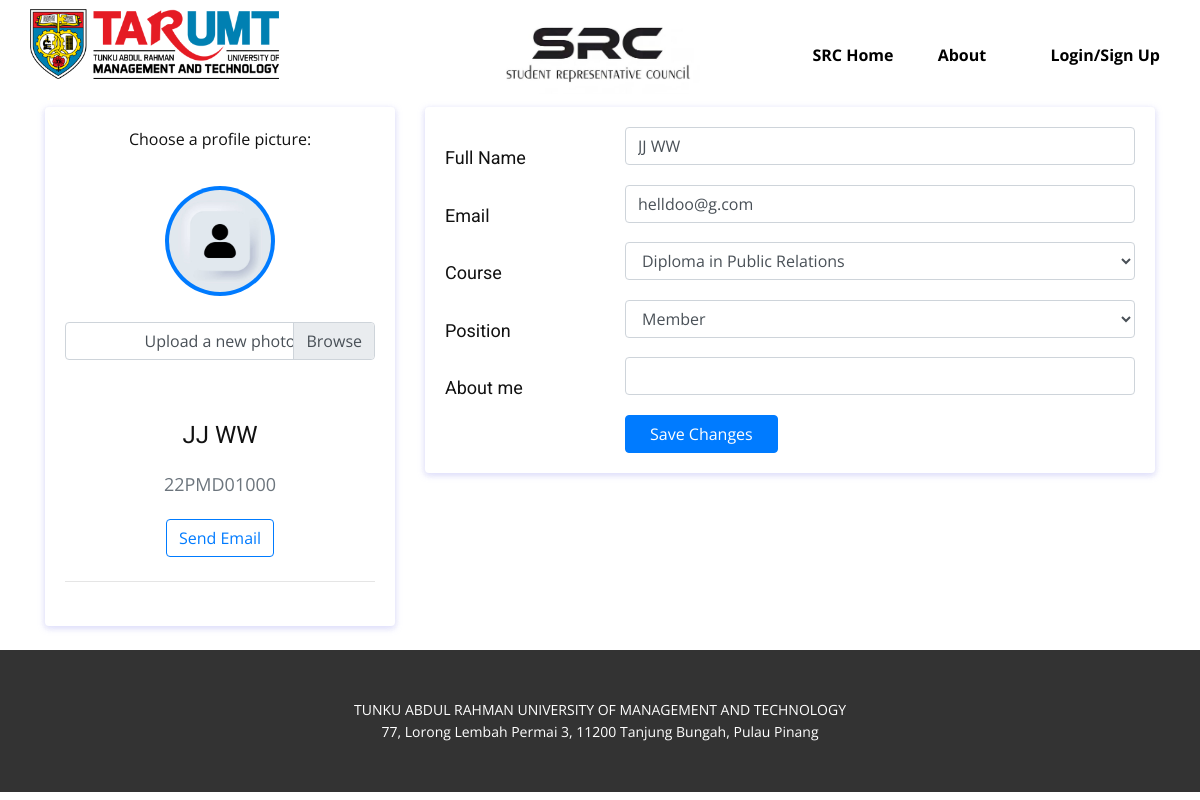
Page /Edit-Profile2.php?studentid=22PMD01000 on the committed database.
### tables this page shows
CREATE TABLE `student` (
  `studentid` varchar(10) NOT NULL,
  `studentname` varchar(50) NOT NULL,
  `studentemail` varchar(40) NOT NULL,
  `studentpass` varchar(16) NOT NULL,
  `studentgender` varchar(1) NOT NULL,
  `role` varchar(5) NOT NULL DEFAULT 'user',
  `studentcourse` varchar(20) NOT NULL,
  `studentyear` varchar(5) NOT NULL,
  `studentsem` varchar(10) NOT NULL,
  `sposition` varchar(20) NOT NULL DEFAULT 'Member',
  `pfp` varchar(255) NOT NULL DEFAULT 'profile.jpg',
  `aboutme` text NOT NULL
);

### config/db.php (called while the page is built, shortened)
<?php
function getcourse(){
    return array (
        "DCS" => "Diploma in Computer Science",
        "DIT" => "Diploma in Information Technology",
        "DIS" => "Diploma in Information System",
        "RSE" => "Degree in Software Engineering",
        "RIT" => "Degree in Information Technology",
        "RIS" => "Degree in Information Security",
        "RCS" => "Degree in Computer Science",
        "DBA" => "Diploma in Business Administration",
        "DAC" => "Diploma in Accounting",
        "DIB" => "Diploma in International Business",
        "RBA" => "Degree in Business Administration",
        "RAC" => "Degree in Accounting",
        "RIB" => "Degree in International Business",
        "DQS" => "Diploma in Quantity Surverying",
        "DBC" => "Diploma in Broadcast Communication",
        "DPR" => "Diploma in Public Relations",
        "DEE" => "Diploma in Electrical Engineering",
        "RQS" => "Degree in Quantity Surverying",
        "RBC" => "Degree in Broadcast Communication",
        "RPR" => "Degree in Public Relations",
        "REE" => "Degree in Electrical Engineering",
    );
}

### Edit-Profile2.php (the view, shortened to what this page needs)
<?php
include "config/db.php";
$studentid = $_GET['studentid'];
?>
<!DOCTYPE html>
<html lang="en">
<head>
<link href="https://cdn.jsdelivr.net/npm/bootstrap@4.5.0/dist/css/bootstrap.min.css" rel="stylesheet">
<link rel="stylesheet" href="css/Edit-Profile2.css" media="screen">
<?php
include_once 'header.php';
?>
</head>
<body>
<form action="" method="post" enctype="multipart/form-data">
<?php
$sql = "SELECT * FROM student WHERE studentid = '$studentid'";
$result = mysqli_query($conn, $sql);
$row = mysqli_fetch_assoc($result);
?>
<div class="container">
<div class="main-body">
<div class="row">
<div class="col-lg-4">
<div class="card">
<div class="card-body">
<div class="d-flex flex-column align-items-center text-center">
<label for="pfp">Choose a profile picture:</label>
<br>
<img src="images/<?php echo $row['pfp']; ?>" class="rounded-circle p-1 bg-primary" width="110" alt="<?php echo $row['pfp']; ?>">
<br>
<div class="input-group">
    <div class="custom-file">
        <label class="custom-file-label" for="pfp">Upload a new photo</label>
    </div>
</div>
<br>
<div class="mt-3">
<h4>
    <?php
    echo $row['studentname'];
    ?>
</h4>
<p class="text-secondary mb-1">
    <?php
    echo $row['studentid'];
    ?>
</p>
<button class="btn btn-outline-primary" onclick="location.href='mailto:<?php $row['studentemail'] ?>'">Send Email</button>
</div>
</div>
<hr class="my-4">
</div>
</div>
</div>
<div class="col-lg-8">
<div class="card">
<div class="card-body">
<div class="row mb-3">
<div class="col-sm-3">
<h6 class="mb-0">Full Name</h6>
</div>
<div class="col-sm-9 text-secondary">
<input type="text" class="form-control" id="studentname" name="studentname"
value=
"<?php
echo $row['studentname'];
?>">
</div>
</div>
<div class="row mb-3">
<div class="col-sm-3">
<h6 class="mb-0">Email</h6>
</div>
<div class="col-sm-9 text-secondary">
<input type="email" class="form-control" id="studentemail" name="studentemail" oninput="validateEmail()"
value="<?php echo $row['studentemail']; ?>">
</div>
</div>
<div class="row mb-3">
<div class="col-sm-3">
<h6 class="mb-0">Course</h6>
</div>
<div class="col-sm-9 text-secondary">
<select class="form-control" id="studentcourse" name="studentcourse">
    <?php
    $studentcourse = getcourse();
    foreach ($studentcourse as $course => $courses) {
        $selected = ($course == $row['studentcourse']) ? "selected" : "";
        printf("<option value='%s' %s>%s</option>", $course, $selected, $courses);
    }
    ?>
</select>
</div>
</div>
<div class="row mb-3">
<div class="col-sm-3">
<h6 class="mb-0">Position</h6>
</div>
<div class="col-sm-9 text-secondary">
<select class="form-control" id="sposition" name="sposition">
    <?php
    if ($_SESSION['role'] == 'admin') {
        foreach ($sposition as $position) {
            $selected = ($position == $row['sposition']) ? 'selected' : '';
            echo '<option value="' . $position . '"' . $selected . '>' . $position . '</option>';
        }
    } else {
        echo '<option value="' . $row['sposition'] . '" disabled selected>' . $row['sposition'] . '</option>';
    }
    ?>
</select>
</div>
</div>
<div class="row mb-3">
<div class="col-sm-3">
<h6 class="mb-0">About me</h6>
</div>
<div class="col-sm-9 text-secondary">
<input type="text" class="form-control" id="aboutme" name="aboutme" autocomplete="off"
value=
"<?php
echo $row['aboutme'];
?>">
</div>
</div>
<div class="row">
<div class="col-sm-3"></div>
<div class="col-sm-9 text-secondary">
<input type="submit" name="submit" class="btn btn-primary px-4" value="Save Changes">
</form>
</body>
<?php
include 'footer.php';
?>
</html>

### css/Edit-Profile2.css (style rules this page uses)
body { background: #f7f7ff; margin-top:20px; }
.card { position: relative; display: flex; flex-direction: column; min-width: 0; word-wrap: break-word; background-color: #fff; background-clip: border-box; border: 0 solid transparent; border-radius: .25rem; margin-bottom: 1.5rem; box-shadow: 0 2px 6px 0 rgb(218 218 253 / 65%), 0 2px 6px 0 rgb(206 206 238 / 54%); }

### rows in the picture
student: pfp (placeholder picture), studentname "JJ WW", studentid "22PMD01000", studentemail "helldoo@g.com", sposition "Member"

### other values in the picture
form field studentcourse "Diploma in Public Relations"
